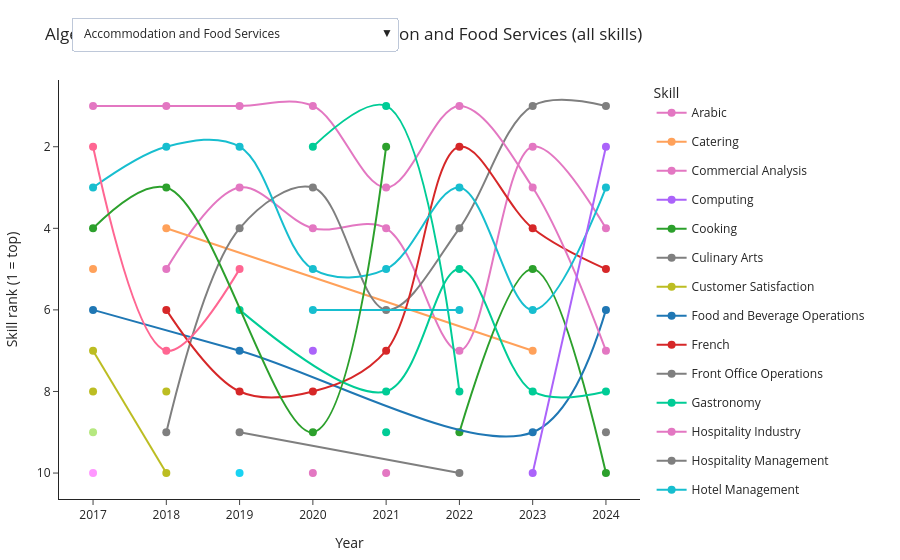

Notebook source saved alongside this figure:
### Code cell
import pandas as pd
import plotly.graph_objects as go
import plotly.express as px

# ---- 1. Filter to one country (Algeria) ----
country = "Algeria"

df = skill_flow[skill_flow["Country"] == country].copy()
df = df.sort_values(["Industry", "Year", "Skill Rank"])

industries = sorted(df["Industry"].unique())
years = sorted(df["Year"].unique())

# ---- 2. Global color map: same color for a skill across all industries ----
all_skills = sorted(df["Skill"].unique())
base_colors = px.colors.qualitative.Plotly + px.colors.qualitative.D3
color_map = {s: base_colors[i % len(base_colors)] for i, s in enumerate(all_skills)}

# ---- 3. Build one trace per (industry, skill) ----
fig = go.Figure()
trace_industries = []  # to know which trace belongs to which industry

initial_industry = industries[0]  # default shown at start

for ind in industries:
    df_ind = df[df["Industry"] == ind]

    for skill in sorted(df_ind["Skill"].unique()):
        sd = df_ind[df_ind["Skill"] == skill].sort_values("Year")
        if sd.empty:
            continue

        visible_flag = (ind == initial_industry)

        fig.add_trace(
            go.Scatter(
                x=sd["Year"],
                y=sd["Skill Rank"],
                mode="lines+markers",
                name=skill,
                legendgroup=skill,  # same legend entry per skill across industries
                line=dict(
                    color=color_map[skill],
                    width=2,
                    shape="spline"   # smoother line
                ),
                marker=dict(size=8),
                hovertemplate=(
                    f"<b>{skill}</b><br>" +
                    f"Industry: {ind}<br>" +
                    "Year: %{x}<br>" +
                    "Rank: %{y}<extra></extra>"
                ),
                visible=visible_flag
            )
        )
        trace_industries.append(ind)

# ---- 4. Dropdown to filter by industry ----
buttons = []
for ind in industries:
    visible = [ (trace_industries[i] == ind) for i in range(len(trace_industries)) ]

    buttons.append(
        dict(
            label=ind,
            method="update",
            args=[
                {"visible": visible},
                {"title": f"{country} – Skill rank evolution in {ind} (all skills)"}
            ]
        )
    )

fig.update_layout(
    updatemenus=[
        dict(
            buttons=buttons,
            direction="down",
            showactive=True,
            x=0.02,
            xanchor="left",
            y=1.15,
            yanchor="top"
        )
    ]
)

# ---- 5. Axes & style ----
fig.update_yaxes(
    autorange="reversed",   # 1 at the top
    title="Skill rank (1 = top)"
)
fig.update_xaxes(
    title="Year",
    tickmode="linear"
)

fig.update_layout(
    title=f"{country} – Skill rank evolution in {initial_industry} (all skills)",
    template="simple_white",
    hovermode="closest",
    legend_title_text="Skill",
    margin=dict(l=40, r=260, t=80, b=40)
)

fig.show()
